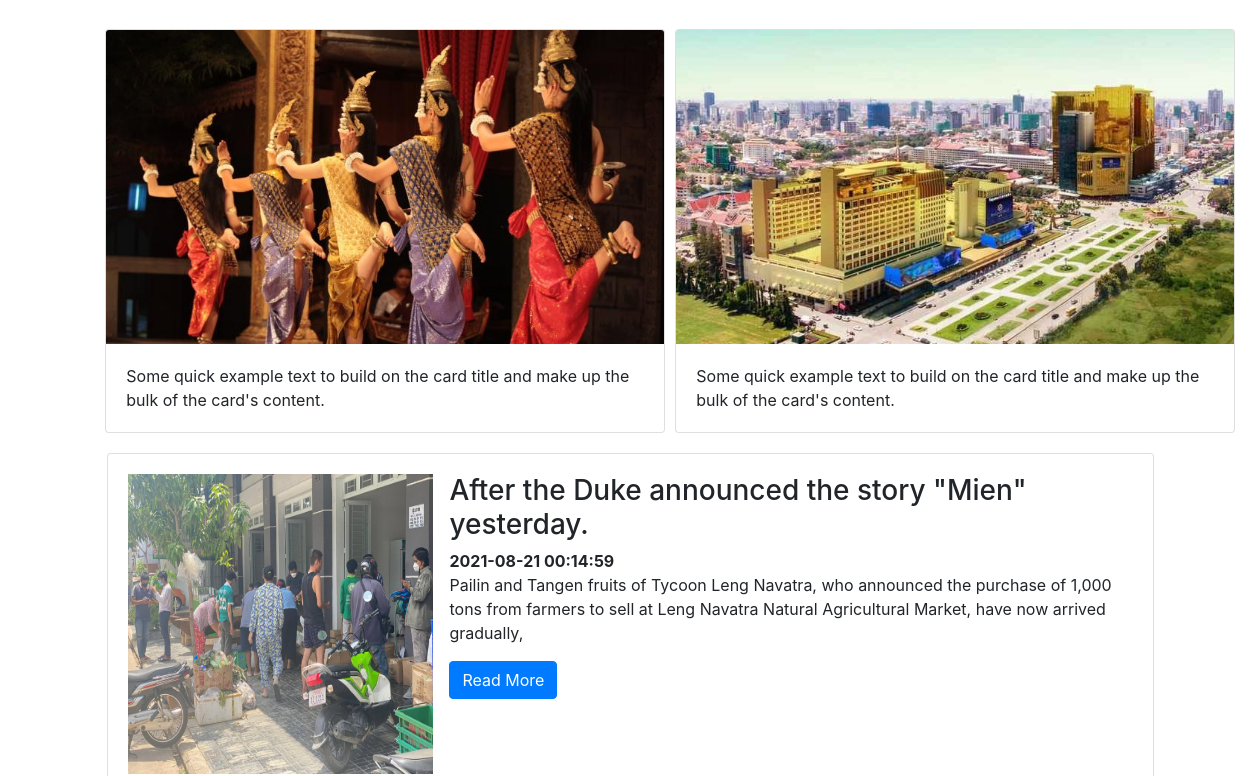
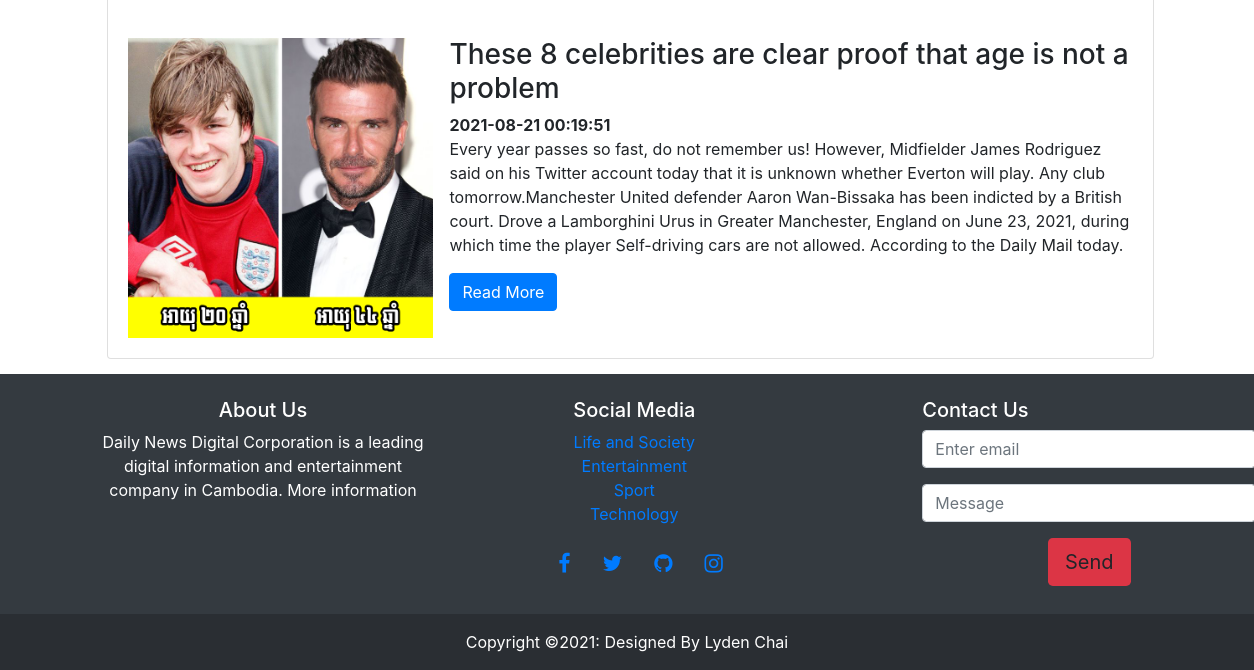
Before: /index.php?page=entertainment with the older database file (2 pictures, top to bottom).
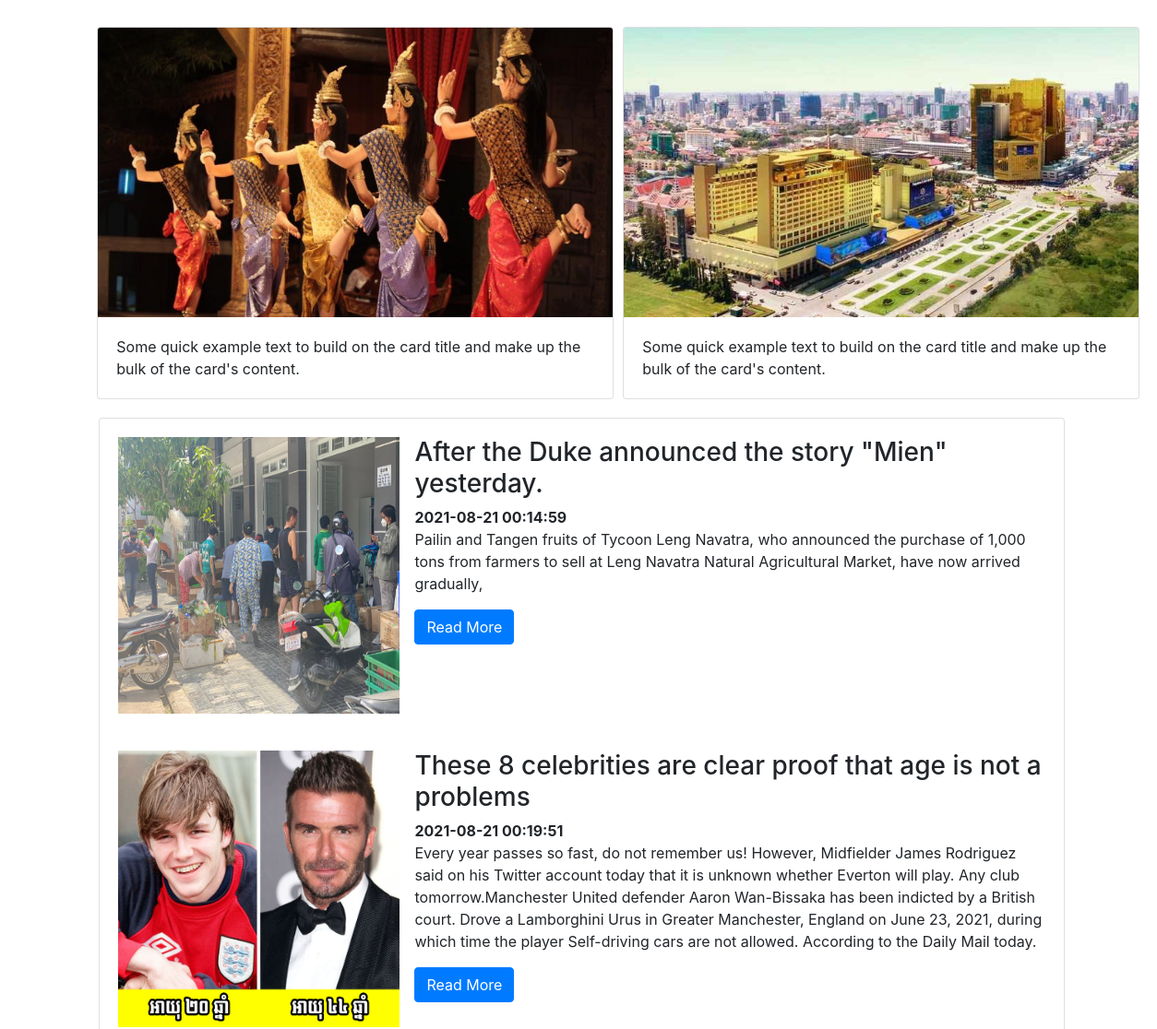
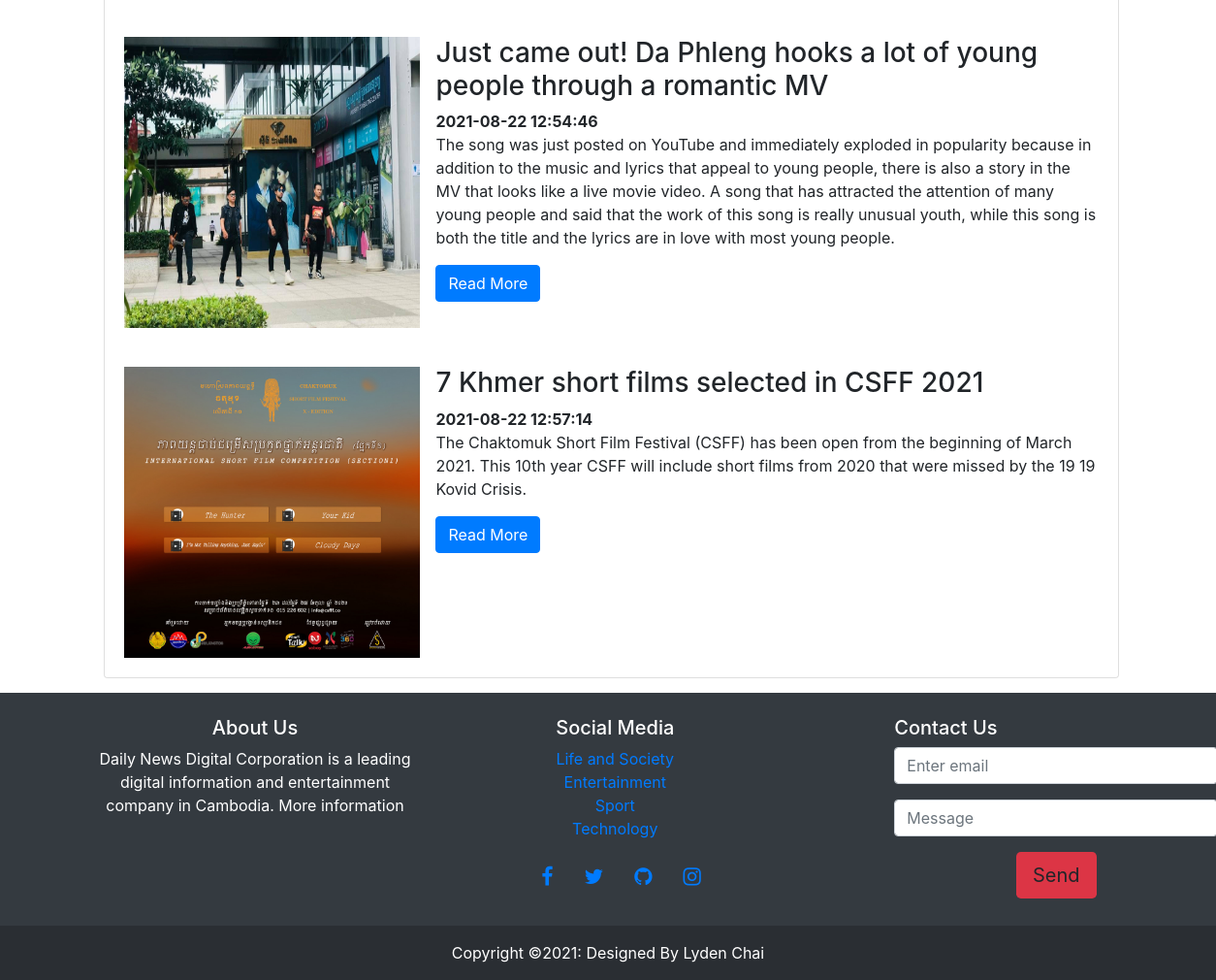
After: the same page with the newer database file (2 pictures, top to bottom).
### tables this page shows
CREATE TABLE `post` (
  `postID` int(11) NOT NULL,
  `title` varchar(1000) NOT NULL,
  `description` varchar(1000) NOT NULL,
  `date` datetime NOT NULL DEFAULT current_timestamp(),
  `image` varchar(500) NOT NULL,
  `userID` int(11) NOT NULL,
  `categoryID` int(11) NOT NULL
);

### inc/database.php (called while the page is built, shortened)
<?php
    function database() {
        return new mysqli('localhost', 'root', '', 'PHP_Project');
    }
    function entertainment(){
        return database()->query("SELECT * FROM post WHERE categoryID = '1'");
    }
    function readMore($text, $number){
        return substr($text, 0, $number);
    }
?>

### pages/entertainment.php (the view)
<br>
<div>
    <div class="d-flex" style="align-items: center; margin-left: 8%; ">
        <div class="card" style="width: 35rem; margin: 5px;">
            <img class="card-img-top" src="assets/images/apsara.jpg" alt="Card image cap">
            <div class="card-body">
                <p class="card-text">Some quick example text to build on the card title and make up the bulk of the card's content.</p>
            </div>
        </div>
        <div class="card" style="width: 35rem; margin: 5px;">
            <img class="card-img-top" src="assets/images/town.jpeg" alt="Card image cap">
            <div class="card-body">
                <p class="card-text">Some quick example text to build on the card title and make up the bulk of the card's content.</p>
            </div>
        </div>
    </div>
</div>
<div class="card" style="margin:15px; width: 83.5%; margin-left: 8.5%">
    <?php
        include_once('inc/database.php');
        $entertainment = entertainment();
        foreach( $entertainment as $data):
            $description = readMore($data['description'], 20000);
    ?>
    <div class="card-body">
        <div class="d-flex">
            <div class="card-image mr-3"  style="width: 450px; height: auto; box-sizing: border-box;">
                <img class="img-fluid" style="width: 100%; height: 300px;"src="uploadImg/<?= $data['image']?>" alt="">
            </div>
            <div class="info" style="height:auto; width: 100%; box-sizing: border-box;">
                <h3><?= $data['title']?></h3>
                <strong><?= $data['date']?></strong>
                <p style="box-sizing: content-box;"><?=$description?></p>
                <a href="read/detail.php?id=<?=$data['postID']?>" class="btn btn-primary ">Read More</a>
            </div>
        </div>
    </div>
    <?php endforeach; ?>
</div>

Changed rows visible on the page:
changed post: title "These 8 celebrities are clear proof that age is not a problem" → "These 8 celebrities are clear proof that age is not a problems"
added post: image (picture), title "Just came out! Da Phleng hooks a lot of young people through a romantic MV", date "2021-08-22 12:54:46", description "The song was just posted on YouTube and immediately exploded in popularity because in addition to the music and lyrics that appeal to young people, there is also a story in the MV that looks like a live movie video. A song that has attracted the attention of many young people and said that the work of this song is really unusual youth, while this song is both the title and the lyrics are in love with most young people."
added post: image (picture), title "7 Khmer short films selected in CSFF 2021", date "2021-08-22 12:57:14", description "The Chaktomuk Short Film Festival (CSFF) has been open from the beginning of March 2021. This 10th year CSFF will include short films from 2020 that were missed by the 19 19 Kovid Crisis."
